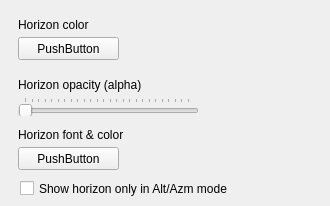
     <widget class="QWidget" name="stackedWidget_2Page7">
      <widget class="CPushColorButton" name="pushButton_11">
       <property name="geometry">
        <rect>
         <x>18</x>
         <y>37</y>
         <width>101</width>
         <height>23</height>
        </rect>
       </property>
       <property name="text">
        <string>PushButton</string>
       </property>
      </widget>
      <widget class="QSlider" name="horizontalSlider_11">
       <property name="geometry">
        <rect>
         <x>18</x>
         <y>97</y>
         <width>181</width>
         <height>19</height>
        </rect>
       </property>
       <property name="maximum">
        <number>255</number>
       </property>
       <property name="orientation">
        <enum>Qt::Horizontal</enum>
       </property>
       <property name="tickPosition">
        <enum>QSlider::TicksAbove</enum>
       </property>
      </widget>
      <widget class="QLabel" name="label_13">
       <property name="geometry">
        <rect>
         <x>18</x>
         <y>77</y>
         <width>181</width>
         <height>16</height>
        </rect>
       </property>
       <property name="text">
        <string>Horizon opacity (alpha)</string>
       </property>
      </widget>
      <widget class="CFontColorButton" name="pushButton_12">
       <property name="geometry">
        <rect>
         <x>18</x>
         <y>147</y>
         <width>101</width>
         <height>23</height>
        </rect>
       </property>
       <property name="text">
        <string>PushButton</string>
       </property>
      </widget>
      <widget class="QLabel" name="label_14">
       <property name="geometry">
        <rect>
         <x>18</x>
         <y>17</y>
         <width>121</width>
         <height>16</height>
        </rect>
       </property>
       <property name="text">
        <string>Horizon color</string>
       </property>
      </widget>
      <widget class="QLabel" name="label_15">
       <property name="geometry">
        <rect>
         <x>18</x>
         <y>127</y>
         <width>121</width>
         <height>16</height>
        </rect>
       </property>
       <property name="text">
        <string>Horizon font &amp; color</string>
       </property>
      </widget>
      <widget class="QCheckBox" name="cb_hor_show_alt_azm">
       <property name="geometry">
        <rect>
         <x>20</x>
         <y>180</y>
         <width>301</width>
         <height>17</height>
        </rect>
       </property>
       <property name="text">
        <string>Show horizon only in Alt/Azm mode</string>
       </property>
      </widget>
     </widget>
